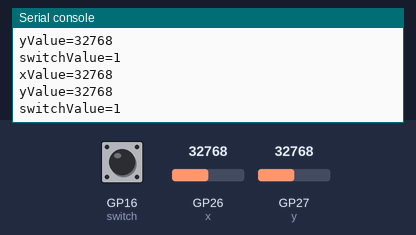
The program below on a simulated Raspberry Pi Pico running MicroPython. Parts: the last lines printed to the serial console. The inputs (shaded band) are chosen by the test bench; at power-on: GP26 (x) = 32768, GP27 (y) = 32768, GP16 (switch) HIGH (analog values on the 0–65535 scale).

Above: at 1.2 s.
1.3 s: GP26 (x) set to 45874
At 2.6 s:
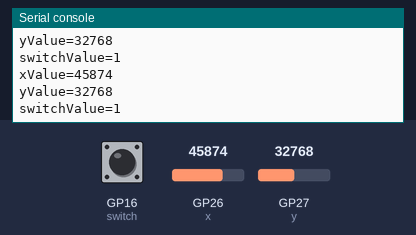
2.8 s: GP27 (y) set to 45874
At 3.7 s:
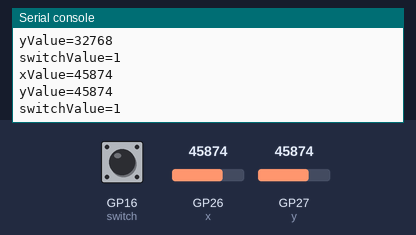
4.3 s: GP16 (switch) pulled LOW for 1.2 s
At 5.8 s:
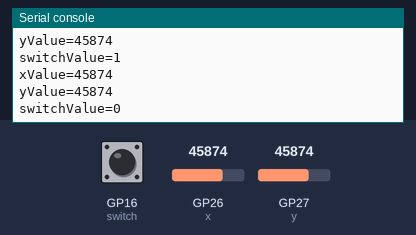
7.0 s: GP26 (x) set to 57670
At 7.8 s:
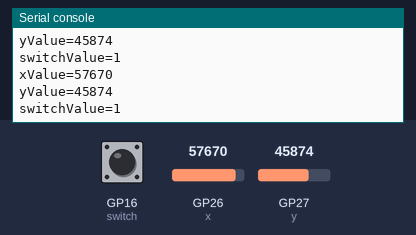
8.5 s: GP27 (y) set to 57670
At 9.6 s:
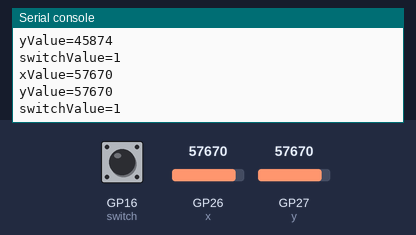
Timing chart, 0 to 11.0 s (numbered marks = the images above; inputs shaded):
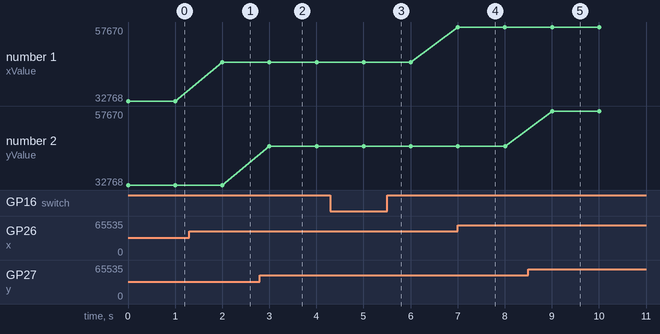

The program:

main.py
```python
from machine import Pin,ADC
import time


x = ADC(Pin(26))
y = ADC(Pin(27))
switch = Pin(16, Pin.IN)

while True:
    xValue= x.read_u16()
    yValue = y.read_u16()
    switchValue = switch.value()
    print(f'xValue={xValue}')
    print(f'yValue={yValue}')
    print(f'switchValue={switchValue}')
    time.sleep(1)
```

Measured:
- after the input at 1.3 s, the serial console: prints a new line after 0.70 s (image 1)
- after the input at 2.8 s, the serial console: prints a new line after 0.20 s (image 2)
- after the input at 4.3 s, the serial console: prints a new line after 0.70 s (image 3)
- after the input at 7.0 s, the serial console: prints a new line at once (image 4)
- after the input at 8.5 s, the serial console: prints a new line after 0.51 s (image 5)
- plotted number 1: 32768 → 45874 after the input at 1.3 s, 45874 → 57670 after the input at 7.0 s
